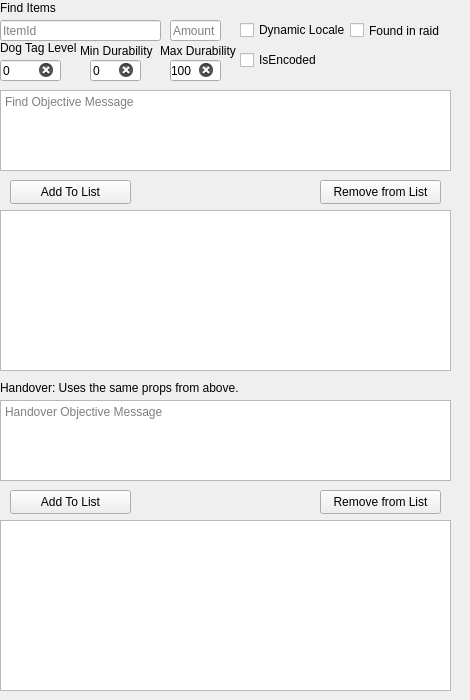
               <widget class="QWidget" name="tab_18">
                <attribute name="title">
                 <string>Items</string>
                </attribute>
                <widget class="QLineEdit" name="FinishItemAmount">
                 <property name="geometry">
                  <rect>
                   <x>170</x>
                   <y>20</y>
                   <width>51</width>
                   <height>21</height>
                  </rect>
                 </property>
                 <property name="placeholderText">
                  <string>Amount</string>
                 </property>
                 <property name="clearButtonEnabled">
                  <bool>true</bool>
                 </property>
                </widget>
                <widget class="QCheckBox" name="FinishItemEncoded">
                 <property name="geometry">
                  <rect>
                   <x>240</x>
                   <y>50</y>
                   <width>111</width>
                   <height>20</height>
                  </rect>
                 </property>
                 <property name="text">
                  <string>IsEncoded</string>
                 </property>
                </widget>
                <widget class="QPushButton" name="FinishItemRemoveFromList">
                 <property name="geometry">
                  <rect>
                   <x>320</x>
                   <y>180</y>
                   <width>121</width>
                   <height>24</height>
                  </rect>
                 </property>
                 <property name="text">
                  <string>Remove from List</string>
                 </property>
                </widget>
                <widget class="QLineEdit" name="FinishItemMaxDura">
                 <property name="geometry">
                  <rect>
                   <x>170</x>
                   <y>60</y>
                   <width>51</width>
                   <height>21</height>
                  </rect>
                 </property>
                 <property name="text">
                  <string>100</string>
                 </property>
                 <property name="placeholderText">
                  <string>Max Dura</string>
                 </property>
                 <property name="clearButtonEnabled">
                  <bool>true</bool>
                 </property>
                </widget>
                <widget class="QCheckBox" name="FinishItemDynamicLocale">
                 <property name="geometry">
                  <rect>
                   <x>240</x>
                   <y>20</y>
                   <width>111</width>
                   <height>20</height>
                  </rect>
                 </property>
                 <property name="text">
                  <string>Dynamic Locale</string>
                 </property>
                </widget>
                <widget class="QLabel" name="label_23">
                 <property name="geometry">
                  <rect>
                   <x>0</x>
                   <y>40</y>
                   <width>81</width>
                   <height>16</height>
                  </rect>
                 </property>
                 <property name="text">
                  <string>Dog Tag Level</string>
                 </property>
                </widget>
                <widget class="QLabel" name="label_24">
                 <property name="geometry">
                  <rect>
                   <x>80</x>
                   <y>40</y>
                   <width>81</width>
                   <height>21</height>
                  </rect>
                 </property>
                 <property name="text">
                  <string>Min Durability</string>
                 </property>
                </widget>
                <widget class="QLabel" name="label_13">
                 <property name="geometry">
                  <rect>
                   <x>0</x>
                   <y>0</y>
                   <width>101</width>
                   <height>16</height>
                  </rect>
                 </property>
                 <property name="text">
                  <string>&lt;html&gt;&lt;head/&gt;&lt;body&gt;&lt;p&gt;Find Items&lt;/p&gt;&lt;/body&gt;&lt;/html&gt;</string>
                 </property>
                </widget>
                <widget class="QLabel" name="label_25">
                 <property name="geometry">
                  <rect>
                   <x>160</x>
                   <y>40</y>
                   <width>81</width>
                   <height>21</height>
                  </rect>
                 </property>
                 <property name="text">
                  <string>Max Durability</string>
                 </property>
                </widget>
                <widget class="QLineEdit" name="FinishItemMinDura">
                 <property name="geometry">
                  <rect>
                   <x>90</x>
                   <y>60</y>
                   <width>51</width>
                   <height>21</height>
                  </rect>
                 </property>
                 <property name="text">
                  <string>0</string>
                 </property>
                 <property name="placeholderText">
                  <string>Min Dura</string>
                 </property>
                 <property name="clearButtonEnabled">
                  <bool>true</bool>
                 </property>
                </widget>
                <widget class="QPushButton" name="FinishItemAddToList">
                 <property name="geometry">
                  <rect>
                   <x>10</x>
                   <y>180</y>
                   <width>121</width>
                   <height>24</height>
                  </rect>
                 </property>
                 <property name="text">
                  <string>Add To List</string>
                 </property>
                </widget>
                <widget class="QListWidget" name="FinishItemWidget">
                 <property name="geometry">
                  <rect>
                   <x>0</x>
                   <y>210</y>
                   <width>451</width>
                   <height>161</height>
                  </rect>
                 </property>
                </widget>
                <widget class="QLineEdit" name="FinishItemId">
                 <property name="geometry">
                  <rect>
                   <x>0</x>
                   <y>20</y>
                   <width>161</width>
                   <height>21</height>
                  </rect>
                 </property>
                 <property name="placeholderText">
                  <string>ItemId</string>
                 </property>
                 <property name="clearButtonEnabled">
                  <bool>true</bool>
                 </property>
                </widget>
                <widget class="QLineEdit" name="FinishItemDogTag">
                 <property name="geometry">
                  <rect>
                   <x>0</x>
                   <y>60</y>
                   <width>61</width>
                   <height>21</height>
                  </rect>
                 </property>
                 <property name="text">
                  <string>0</string>
                 </property>
                 <property name="placeholderText">
                  <string>DogTag Lvl</string>
                 </property>
                 <property name="clearButtonEnabled">
                  <bool>true</bool>
                 </property>
                </widget>
                <widget class="QCheckBox" name="FinishItemFIR">
                 <property name="geometry">
                  <rect>
                   <x>350</x>
                   <y>20</y>
                   <width>111</width>
                   <height>21</height>
                  </rect>
                 </property>
                 <property name="text">
                  <string>Found in raid</string>
                 </property>
                </widget>
                <widget class="QTextEdit" name="FinishFindObjective">
                 <property name="geometry">
                  <rect>
                   <x>0</x>
                   <y>90</y>
                   <width>451</width>
                   <height>81</height>
                  </rect>
                 </property>
                 <property name="placeholderText">
                  <string>Find Objective Message</string>
                 </property>
                </widget>
                <widget class="QTextEdit" name="FinishHandoverObjective">
                 <property name="geometry">
                  <rect>
                   <x>0</x>
                   <y>400</y>
                   <width>451</width>
                   <height>81</height>
                  </rect>
                 </property>
                 <property name="placeholderText">
                  <string>Handover Objective Message</string>
                 </property>
                </widget>
                <widget class="QListWidget" name="FinishHandoverWidget">
                 <property name="geometry">
                  <rect>
                   <x>0</x>
                   <y>520</y>
                   <width>451</width>
                   <height>171</height>
                  </rect>
                 </property>
                </widget>
                <widget class="QPushButton" name="FinishHandoverRemoveList">
                 <property name="geometry">
                  <rect>
                   <x>320</x>
                   <y>490</y>
                   <width>121</width>
                   <height>24</height>
                  </rect>
                 </property>
                 <property name="text">
                  <string>Remove from List</string>
                 </property>
                </widget>
                <widget class="QPushButton" name="HandoverItemAddToList">
                 <property name="geometry">
                  <rect>
                   <x>10</x>
                   <y>490</y>
                   <width>121</width>
                   <height>24</height>
                  </rect>
                 </property>
                 <property name="text">
                  <string>Add To List</string>
                 </property>
                </widget>
                <widget class="QLabel" name="label_28">
                 <property name="geometry">
                  <rect>
                   <x>0</x>
                   <y>380</y>
                   <width>251</width>
                   <height>16</height>
                  </rect>
                 </property>
                 <property name="text">
                  <string>Handover: Uses the same props from above.</string>
                 </property>
                </widget>
               </widget>
